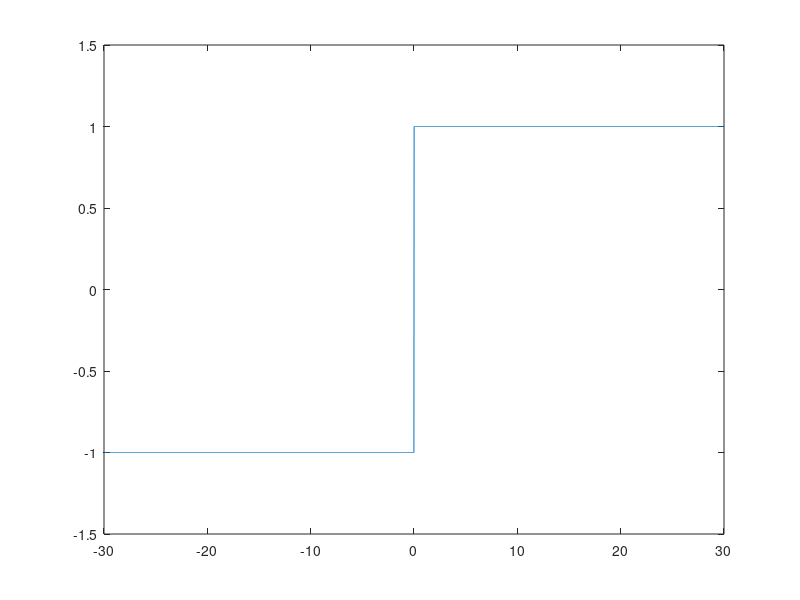

This chart was generated by the following MATLAB code:
clc
clear

I = 0.01:0.01:30

Lo = 3e-1
Ls = 0.1e-6
phi_s = 10e-1

phi = Ls*I + tanh((Lo-Ls)/phi_s*I);
Is = 1
a1 = Lo;
a2 = 3*phi_s/Is^2 - 2*Lo/Is - Ls/Is;
a3 = (Ls+Lo)/Is^2 - 2*phi_s/Is^3;

for i = I
    if i<Is
        phi2 = a1*I + a2*I.^2+a3*I.^3;
        disp('hi')
    else
        phi2 = phi_s+ Ls.*(I-Is);
        disp('no')
    end
end



I_tot = horzcat(I,-I);
phi2 = horzcat(phi2,-phi2);
I_tot = sort(I_tot);
phi2 = sort(phi2);

flux_current = horzcat(phi',I');
flux_current2 = horzcat(phi2',I_tot');
plot(I_tot,phi2) 